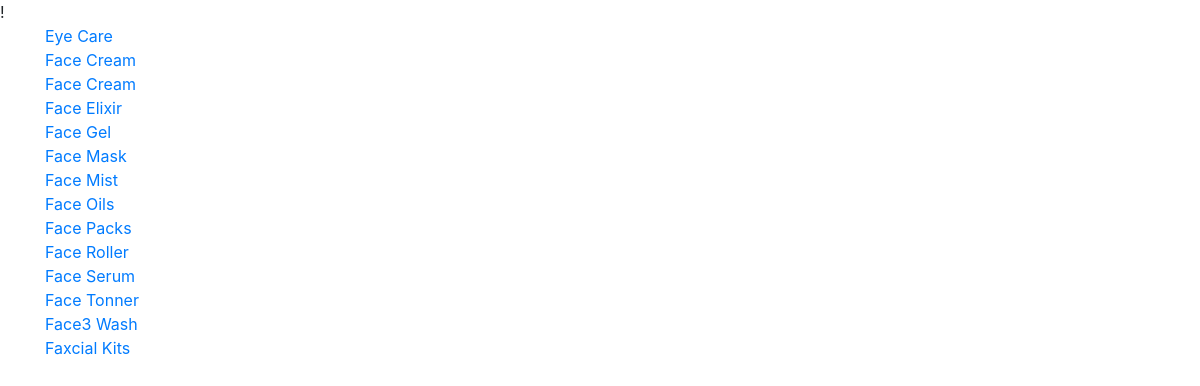
Page /category/2 on the committed database.
### customer/models.py (models this page shows, shortened)
class Sub_category(models.Model):
    name=models.CharField(max_length=200)
    category_id=models.ForeignKey(Category,on_delete=models.CASCADE)
    date_created=models.DateTimeField(verbose_name='date joined', auto_now_add=True)

### customer/views.py (the view)
# urls.py: path("category/<pk>",customer_views.sub_category,name="subcategory"),
def sub_category(request,pk):
    sc=customer_model.Sub_category.objects.filter(category_id=pk)
    return render(request,"subcategory.html",{"subcategory":sc})

### customer/templates/subcategory.html (shortened to what this page needs)
!{% extends "base.html" %}
{% block content %}
<div class="container">
    {% for c in subcategory %}
    <a href="{% url 'sub_cattegory_product' c.id %}">{{c.name}}</a><br>
    {% endfor %}
{% endblock %}

### rows in the picture
Sub_category: name "Eye Care"
Sub_category: name "Face Cream"
Sub_category: name "Face Cream"
Sub_category: name "Face Elixir"
Sub_category: name "Face Gel"
Sub_category: name "Face Mask"
Sub_category: name "Face Mist"
Sub_category: name "Face Oils"
Sub_category: name "Face Packs"
Sub_category: name "Face Roller"
Sub_category: name "Face Serum"
Sub_category: name "Face Tonner"
Sub_category: name "Face3 Wash"
Sub_category: name "Faxcial Kits"
